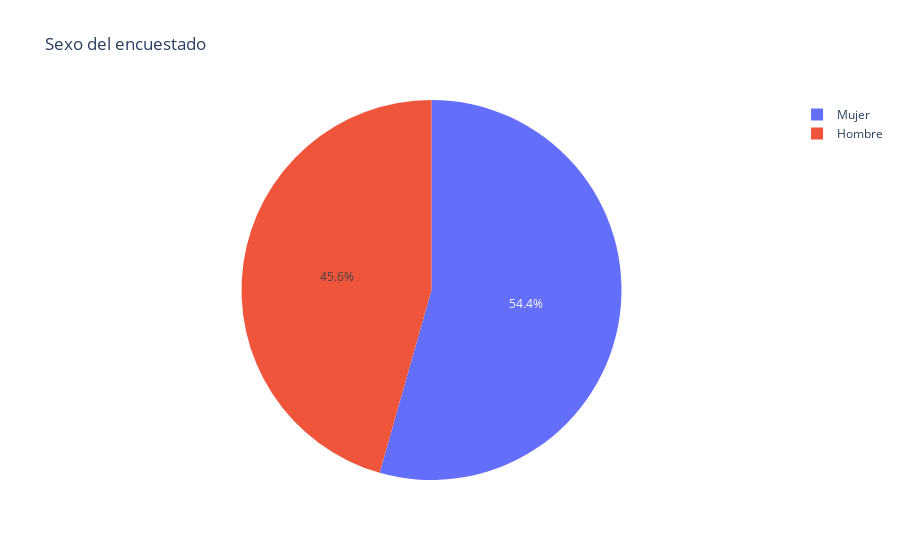

The code cell stored with this chart in its notebook:
### Code cell
fig = px.pie(values=[conteo,1-conteo], names=['Mujer','Hombre'], title='Sexo del encuestado')
fig.show()

### Figure 1 — Plotly figure (JSON) as saved in the notebook; plotly's stock layout.template omitted (floating-point values rounded to 4 significant figures)
{"data": [{"domain": {"x": [0, 1], "y": [0, 1]}, "hovertemplate": "label=%{label}<br>value=%{value}<extra></extra>", "labels": ["Mujer", "Hombre"], "legendgroup": "", "name": "", "showlegend": true, "type": "pie", "values": [0.544, 0.456]}], "layout": {"legend": {"tracegroupgap": 0}, "title": {"text": "Sexo del encuestado"}}}
